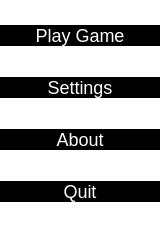
<?xml version="1.0" encoding="UTF-8"?>
<ui version="4.0">
 <class>Frame</class>
 <widget class="QFrame" name="Frame">
  <property name="geometry">
   <rect>
    <x>0</x>
    <y>0</y>
    <width>161</width>
    <height>235</height>
   </rect>
  </property>
  <property name="contextMenuPolicy">
   <enum>Qt::NoContextMenu</enum>
  </property>
  <property name="windowTitle">
   <string>Frame</string>
  </property>
  <property name="layoutDirection">
   <enum>Qt::LeftToRight</enum>
  </property>
  <property name="styleSheet">
   <string notr="true">QFrame { background: transparent; border: none; } 

QPushButton {
border: none; 
	color: white; 
	background-color: black; 
	font: bold large &quot;Rockwell Extra Bold&quot;; 
	font-size: 18px; 
}

QPushButton:pressed {
		color: gold; 
}
QPushButton:hover {
		color: gold; 
}</string>
  </property>
  <property name="frameShape">
   <enum>QFrame::StyledPanel</enum>
  </property>
  <property name="frameShadow">
   <enum>QFrame::Raised</enum>
  </property>
  <widget class="QWidget" name="verticalLayoutWidget">
   <property name="geometry">
    <rect>
     <x>0</x>
     <y>0</y>
     <width>160</width>
     <height>231</height>
    </rect>
   </property>
   <layout class="QVBoxLayout" name="verticalLayout">
    <item>
     <widget class="QPushButton" name="m_newGameBtn">
      <property name="text">
       <string>Play Game</string>
      </property>
     </widget>
    </item>
    <item>
     <widget class="QPushButton" name="m_settingsBtn">
      <property name="text">
       <string>Settings</string>
      </property>
     </widget>
    </item>
    <item>
     <widget class="QPushButton" name="m_aboutBtn">
      <property name="text">
       <string>About</string>
      </property>
     </widget>
    </item>
    <item>
     <widget class="QPushButton" name="m_quitBtn">
      <property name="text">
       <string>Quit</string>
      </property>
     </widget>
    </item>
   </layout>
  </widget>
 </widget>
 <resources/>
 <connections/>
</ui>
